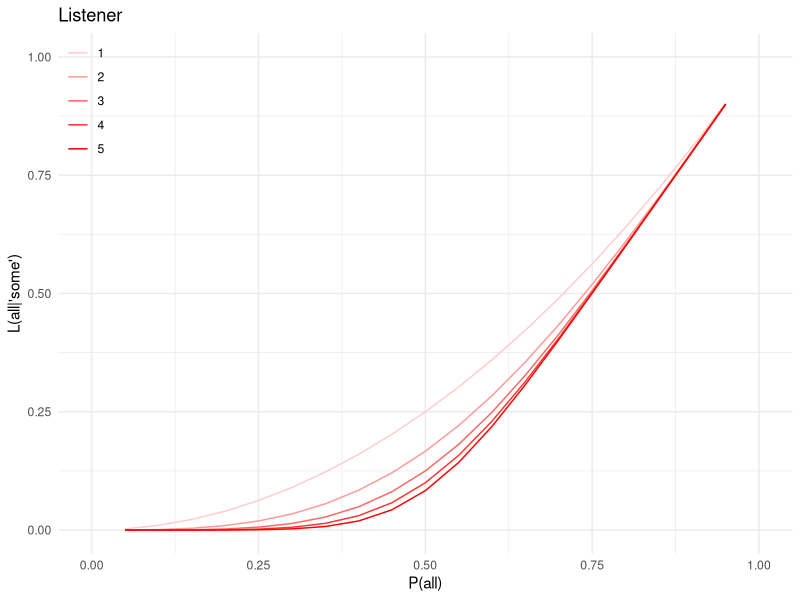
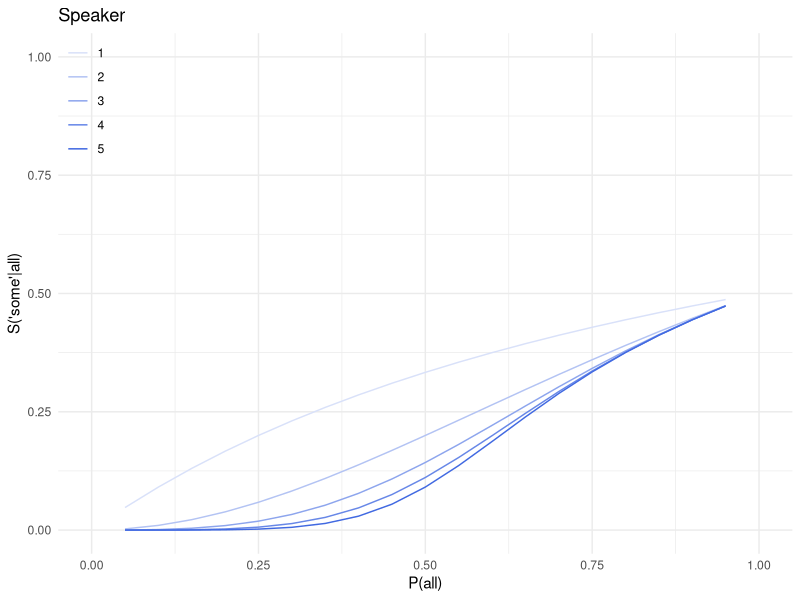

These figures' R source, in order:
# --- RSA --- #

# Lexicon
sem <- function(w, u) {
	if (u=='some') { # If the utterance is 'some', it's always true
		return(1)
	} else if (u=='all') {
		if (w=='a') {
			return(1)
		} else if (w=='sbna') {
			return(0)
		} else {
		print('something is wrong')			
		}
	} else {
		print('something is wrong')
	}
}

# Literal listener
L0 <- function(w, u, prob) {
	(sem(w, u) * prob(w))/((sem('a', u) * prob('a')) + (sem('sbna', u) * prob('sbna')))
}

# Pragmatic listener
L <- function(n, w, u, prob) {	
	if (n==0) {
		return(L0(w, u, prob))
	} else {
		return((S(n, u, w, prob) * prob(w)/((S(n, u, 'a', prob) * prob('a'))+(S(n, u, 'sbna', prob) * prob('sbna')))))
	}
}

# Speaker
lambda <- 1

S <- function(n, u, w, prob) {
	return(exp(lambda * log(L(n-1, w, u, prob)))/(exp(lambda * log(L(n-1, w, 'all', prob))) + exp(lambda * log(L(n-1, w, 'some', prob)))))
}

# --- Example Priors --- #

# Uniform prior
unip <- function(x) {
	return(0.5)
}

# Skewed prior
skew <- function(x) {
	if (x=='a') {
		return(0.9)
	} else if (x=='sbna') {
		return(0.1)
	} else {
		print('something is wrong')
	}
}

# Inverse skewed prior
invskew <- function(x) {
	if (x=='a') {
		return(0.1)
	} else if (x=='sbna') {
		return(0.9)
	} else {
		print('something is wrong')
	}
}

# --- Graphs --- #

# grid with 20 chunks
p_grid <- seq(from=0, to=1, length.out=21)
p_grid <- p_grid[-1]
p_grid <- p_grid[-length(p_grid)]

# Make functions that generate prior distributions
all_probs <- function(y) {
	function(x) {
		if (x=='a') {
			return(y)
		} else {
			return(1-y)
		}
	}
}


library(reshape2)

# Listener

L1to5 <- sapply(p_grid, function(w) sapply(1:5, function(x) L(x, 'a', 'some', all_probs(w))))
L1to5df <- data.frame(L1to5)
names(L1to5df) <- p_grid

L1to5dfplot <- melt(L1to5df)
L1to5dfplot$n <- 1:5


library(ggplot2)

cls <- rev(colorRampPalette(c("red", "white"))(6))
cls <- cls[-1]

png(file="RSA-L.png")
ggplot(L1to5dfplot, aes(as.numeric(as.character(variable)), as.numeric(value), group=as.factor(n))) + geom_line(aes(color=as.factor(n))) + scale_color_manual(values=cls) + theme_minimal() + ggtitle("Listener") + xlab("P(all)") + ylab("L(all|'some')") + theme(legend.position=c(0,1), legend.justification=c(0,1), legend.title=element_blank()) + ylim(c(0,1)) + xlim(c(0,1))
dev.off()

# Speaker

S1to5 <- sapply(p_grid, function(w) sapply(1:5, function(x) S(x, 'some', 'a', all_probs(w))))
S1to5df <- data.frame(S1to5)
names(S1to5df) <- p_grid

S1to5dfplot <- melt(S1to5df)
S1to5dfplot$n <- 1:5

cls <- rev(colorRampPalette(c("royalblue", "white"))(6))
cls <- cls[-1]

png(file="RSA-S.png")
ggplot(S1to5dfplot, aes(as.numeric(as.character(variable)), as.numeric(value), group=as.factor(n))) + geom_line(aes(color=as.factor(n))) + scale_color_manual(values=cls) + theme_minimal() + ggtitle("Speaker") + xlab("P(all)") + ylab("S('some'|all)") + theme(legend.position=c(0,1), legend.justification=c(0,1), legend.title=element_blank()) + ylim(c(0,1)) + xlim(c(0,1))
dev.off()




